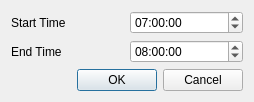
<?xml version="1.0" encoding="UTF-8"?>
<ui version="4.0">
 <class>timeSpanDialog</class>
 <widget class="QDialog" name="timeSpanDialog">
  <property name="geometry">
   <rect>
    <x>0</x>
    <y>0</y>
    <width>254</width>
    <height>95</height>
   </rect>
  </property>
  <property name="windowTitle">
   <string>TimeSpan</string>
  </property>
  <property name="sizeGripEnabled">
   <bool>false</bool>
  </property>
  <property name="modal">
   <bool>true</bool>
  </property>
  <layout class="QVBoxLayout" name="verticalLayout">
   <item>
    <layout class="QGridLayout" name="gridLayout">
     <item row="0" column="1">
      <widget class="QTimeEdit" name="timeStart">
       <property name="time">
        <time>
         <hour>7</hour>
         <minute>0</minute>
         <second>0</second>
        </time>
       </property>
      </widget>
     </item>
     <item row="1" column="1">
      <widget class="QTimeEdit" name="timeEnd">
       <property name="time">
        <time>
         <hour>8</hour>
         <minute>0</minute>
         <second>0</second>
        </time>
       </property>
      </widget>
     </item>
     <item row="0" column="0">
      <widget class="QLabel" name="label">
       <property name="text">
        <string>Start Time</string>
       </property>
      </widget>
     </item>
     <item row="1" column="0">
      <widget class="QLabel" name="label_2">
       <property name="text">
        <string>End Time</string>
       </property>
      </widget>
     </item>
    </layout>
   </item>
   <item>
    <widget class="QDialogButtonBox" name="buttonBox">
     <property name="orientation">
      <enum>Qt::Horizontal</enum>
     </property>
     <property name="standardButtons">
      <set>QDialogButtonBox::Cancel|QDialogButtonBox::Ok</set>
     </property>
    </widget>
   </item>
  </layout>
 </widget>
 <resources/>
 <connections/>
</ui>
